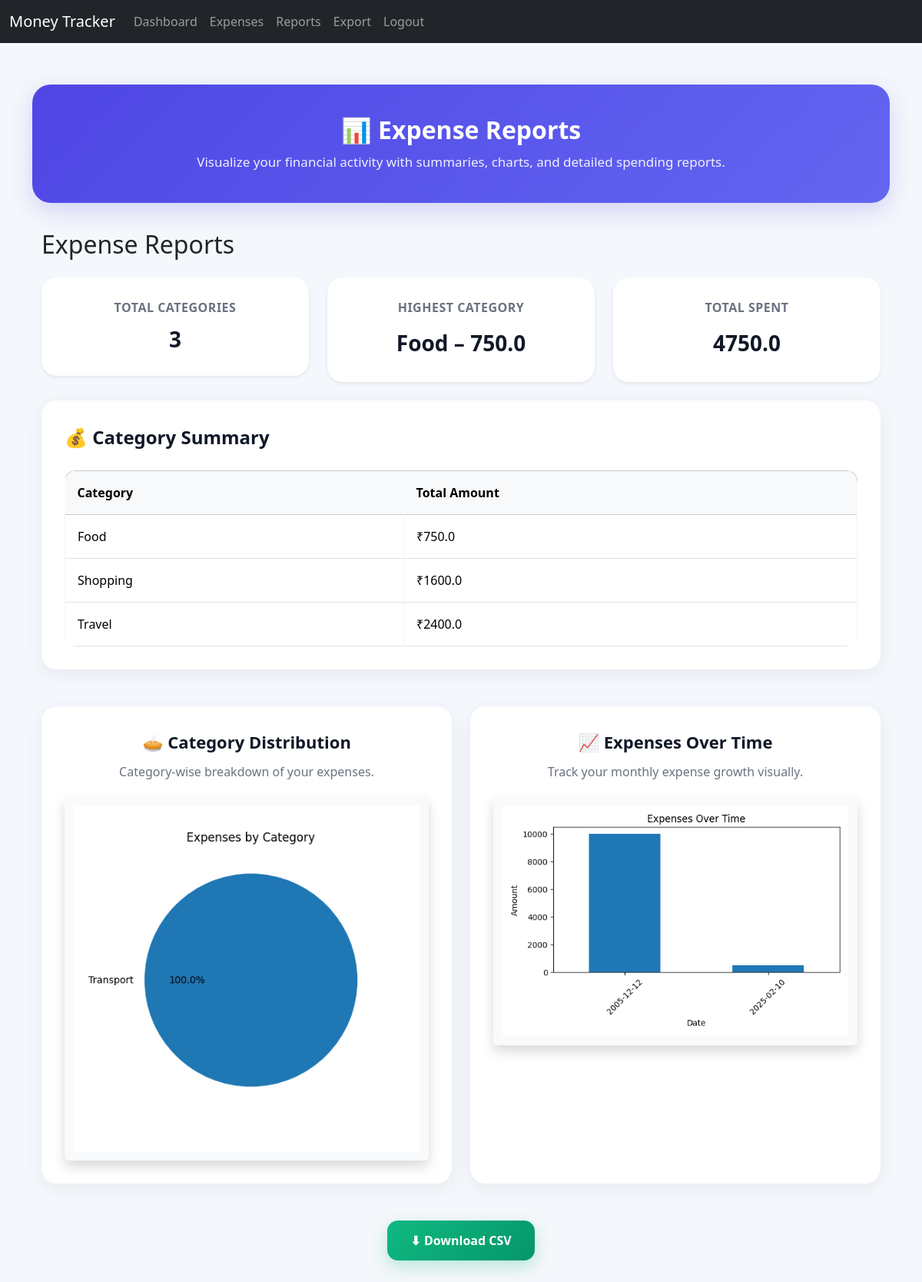
The page /reports (signed in) on the database its author committed.
### models.py (models this page shows)
class Expense(db.Model):
    id = db.Column(db.Integer, primary_key=True)
    user_id = db.Column(db.Integer, db.ForeignKey('user.id'), nullable=False)
    category = db.Column(db.String(100), nullable=False)
    amount = db.Column(db.Float, nullable=False)
    date = db.Column(db.Date, nullable=False)
    description = db.Column(db.String(200))

### app.py (the view)
@app.route("/reports", methods=["GET", "POST"])
@login_required
def reports():
    expenses = Expense.query.filter_by(user_id=current_user.id).all()
    data = [{
        "date": e.date.strftime("%Y-%m-%d"),
        "category": e.category,
        "amount": e.amount
    } for e in expenses]
    df = pd.DataFrame(data)
    if not os.path.exists("static"):
        os.makedirs("static")
    pie_chart = None
    bar_chart = None
    category_summary = {}
    if not df.empty:
        category_summary = df.groupby("category")["amount"].sum().to_dict()
        plt.figure(figsize=(5,5))
        df.groupby("category")["amount"].sum().plot.pie(autopct='%1.1f%%')
        plt.title("Expenses by Category")
        plt.ylabel("")
        plt.savefig("static/reports_pie.png")
        plt.close()
        pie_chart = "static/reports_pie.png"
        plt.figure(figsize=(6,4))
        df.groupby("date")["amount"].sum().plot(kind="bar")
        plt.title("Expenses Over Time")
        plt.xlabel("Date")
        plt.ylabel("Amount")
        plt.xticks(rotation=45)
        plt.tight_layout()
        plt.savefig("static/reports_bar.png")
        plt.close()
        bar_chart = "static/reports_bar.png"
    return render_template("reports.html",
                           summary=category_summary,
                           pie_chart=pie_chart,
                           bar_chart=bar_chart)

### app.py (called while the page is built)
@login_manager.user_loader
def load_user(user_id):
    return User.query.get(int(user_id))

### templates/reports.html (shortened to what this page needs)
{% extends "base.html" %}
{% block content %}
<div class="container reports-container">
    <div class="reports-header">
        <h2>📊 Expense Reports</h2>
        <p>
            Visualize your financial activity with summaries,
            charts, and detailed spending reports.
        </p>
    </div>
    <div class="container">
        <h2 class="mb-4">Expense Reports</h2>
        <div class="row mb-4">
            <div class="col-md-4">
                <div class="card text-center shadow-sm">
                    <div class="card-body">
                        <h5 class="card-title">Total Categories</h5>
                        <p class="card-text display-6">{{ summary|length }}</p>
                    </div>
                </div>
            </div>
            <div class="col-md-4">
                <div class="card text-center shadow-sm">
                    <div class="card-body">
                        <h5 class="card-title">Highest Category</h5>
                        {% if summary %}
                            {% set top = summary|dictsort(true, 'value')|first %}
                            <p class="card-text">{{ top[0] }} – {{ top[1] }}</p>
                        {% else %}
                            <p class="card-text">No data yet</p>
                        {% endif %}
                    </div>
                </div>
            </div>
            <div class="col-md-4">
                <div class="card text-center shadow-sm">
                    <div class="card-body">
                        <h5 class="card-title">Total Spent</h5>
                        <p class="card-text">
                            {{ summary.values()|sum if summary else 0 }}
                        </p>
                    </div>
                </div>
            </div>
        </div>
        <div class="summary-section">
            <div class="summary-title">
                💰 Category Summary
            </div>
            {% if summary %}
                <table class="table table-bordered">
                    <thead class="table-light">
                        <tr>
                            <th>Category</th>
                            <th>Total Amount</th>
                        </tr>
                    </thead>
                    <tbody>
                        {% for cat, amt in summary.items() %}
                        <tr>
                            <td>{{ cat }}</td>
                            <td>₹{{ amt }}</td>
                        </tr>
                        {% endfor %}
                    </tbody>
                </table>
            {% else %}
                <p class="empty-text">
                    No expenses recorded yet.
                </p>
            {% endif %}
        </div>
        <div class="row mt-4 g-4">
            <div class="col-md-6 text-center">
                <div class="chart-card">
                    <div class="chart-title">
                        🥧 Category Distribution
                    </div>
                    <div class="chart-subtitle">
                        Category-wise breakdown of your expenses.
                    </div>
                    {% if pie_chart %}
                        <img src="{{ url_for('static', filename='reports_pie.png') }}"
                             class="img-fluid rounded shadow chart-img"
                             alt="Pie Chart">
                    {% endif %}
                </div>
            </div>
            <div class="col-md-6 text-center">
                <div class="chart-card">
                    <div class="chart-title">
                        📈 Expenses Over Time
                    </div>
                    <div class="chart-subtitle">
                        Track your monthly expense growth visually.
                    </div>
                    {% if bar_chart %}
                        <img src="{{ url_for('static', filename='reports_bar.png') }}"
                             class="img-fluid rounded shadow chart-img"
                             alt="Bar Chart">
                    {% endif %}
                </div>
            </div>
        </div>
        <div class="text-center mt-5">
            <a href="{{ url_for('export') }}"
               class="btn btn-success">
                ⬇ Download CSV
            </a>
        </div>
    </div>
</div>
{% endblock %}

### templates/base.html (shortened to what this page needs)
<!DOCTYPE html>
<html lang="en">
<head>
    <link rel="stylesheet" href="https://cdn.jsdelivr.net/npm/bootstrap@5.3.2/dist/css/bootstrap.min.css">
</head>
<body>
    <nav class="navbar navbar-expand-lg navbar-dark bg-dark">
        <div class="container-fluid">
            <a class="navbar-brand" href="{{ url_for('dashboard') }}">Money Tracker</a>
            <div class="collapse navbar-collapse" id="navbarNav">
                <ul class="navbar-nav me-auto mb-2 mb-lg-0">
                    {% if current_user.is_authenticated %}
                        <li class="nav-item"><a class="nav-link" href="{{ url_for('dashboard') }}">Dashboard</a></li>
                        <li class="nav-item"><a class="nav-link" href="{{ url_for('expenses') }}">Expenses</a></li>
                        <li class="nav-item"><a class="nav-link" href="{{ url_for('reports') }}">Reports</a></li>
                        <li class="nav-item"><a class="nav-link" href="{{ url_for('export') }}">Export</a></li>
                        <li class="nav-item"><a class="nav-link" href="{{ url_for('logout') }}">Logout</a></li>
                    {% else %}
                        <li class="nav-item"><a class="nav-link" href="{{ url_for('login') }}">Login</a></li>
                        <li class="nav-item"><a class="nav-link" href="{{ url_for('register') }}">Register</a></li>
                    {% endif %}
                </ul>
            </div>
        </div>
    </nav>
    <div class="container mt-4">
        {% block content %}{% endblock %}
    </div>
</body>
</html>

### templates/reports.html (style rules this page uses)
body { background: #f4f7fb; font-family: 'Segoe UI', Tahoma, Geneva, Verdana, sans-serif; }
.reports-container { padding: 30px 0; }
.reports-header { background: linear-gradient(135deg, #4f46e5, #6366f1); color: white; padding: 40px; border-radius: 24px; margin-bottom: 35px; box-shadow: 0 10px 30px rgba(79, 70, 229, 0.2); text-align: center; }
.reports-header h2 { font-weight: 700; margin-bottom: 10px; }
.reports-header p { margin: 0; opacity: 0.9; font-size: 17px; }
.card { border: none; border-radius: 20px; overflow: hidden; transition: 0.3s ease; background: white; }
.card-body { padding: 30px; }
.card-title { font-size: 16px; font-weight: 600; color: #6b7280; margin-bottom: 15px; text-transform: uppercase; letter-spacing: 0.5px; }
.card-text { font-size: 28px; font-weight: 700; color: #111827; }
.summary-section { background: white; border-radius: 20px; padding: 30px; box-shadow: 0 6px 25px rgba(0,0,0,0.06); margin-top: 20px; }
.summary-title { font-size: 24px; font-weight: 700; color: #111827; margin-bottom: 25px; }
.table { border-radius: 15px; overflow: hidden; margin-bottom: 0; }
.table thead { background: #111827; color: white; }
.table th { border: none; padding: 16px; font-weight: 600; }
.table td { padding: 16px; vertical-align: middle; border-color: #f1f5f9; }
.table tbody tr { transition: 0.2s ease; }
.chart-card { background: white; border-radius: 20px; padding: 30px; box-shadow: 0 6px 25px rgba(0,0,0,0.06); transition: 0.3s ease; height: 100%; }
.chart-title { font-size: 22px; font-weight: 700; color: #111827; margin-bottom: 10px; }
.chart-subtitle { color: #6b7280; margin-bottom: 20px; }
.chart-img { width: 100%; border-radius: 18px; background: #f9fafb; padding: 12px; }
.btn-success { background: linear-gradient(135deg, #10b981, #059669); border: none; border-radius: 14px; padding: 14px 30px; font-weight: 600; font-size: 16px; transition: 0.3s ease; box-shadow: 0 8px 20px rgba(16,185,129,0.25); }

### rows shown on the page
Expense: category "Food", amt "750.0"
Expense: category "Shopping", amt "1600.0"
Expense: category "Travel", amt "2400.0"

### other values the page prints
{{ summary|length }} "3"
{{ top[1] }} "750.0"
{{ summary.values()|sum if summary else 0 }} "4750.0"
